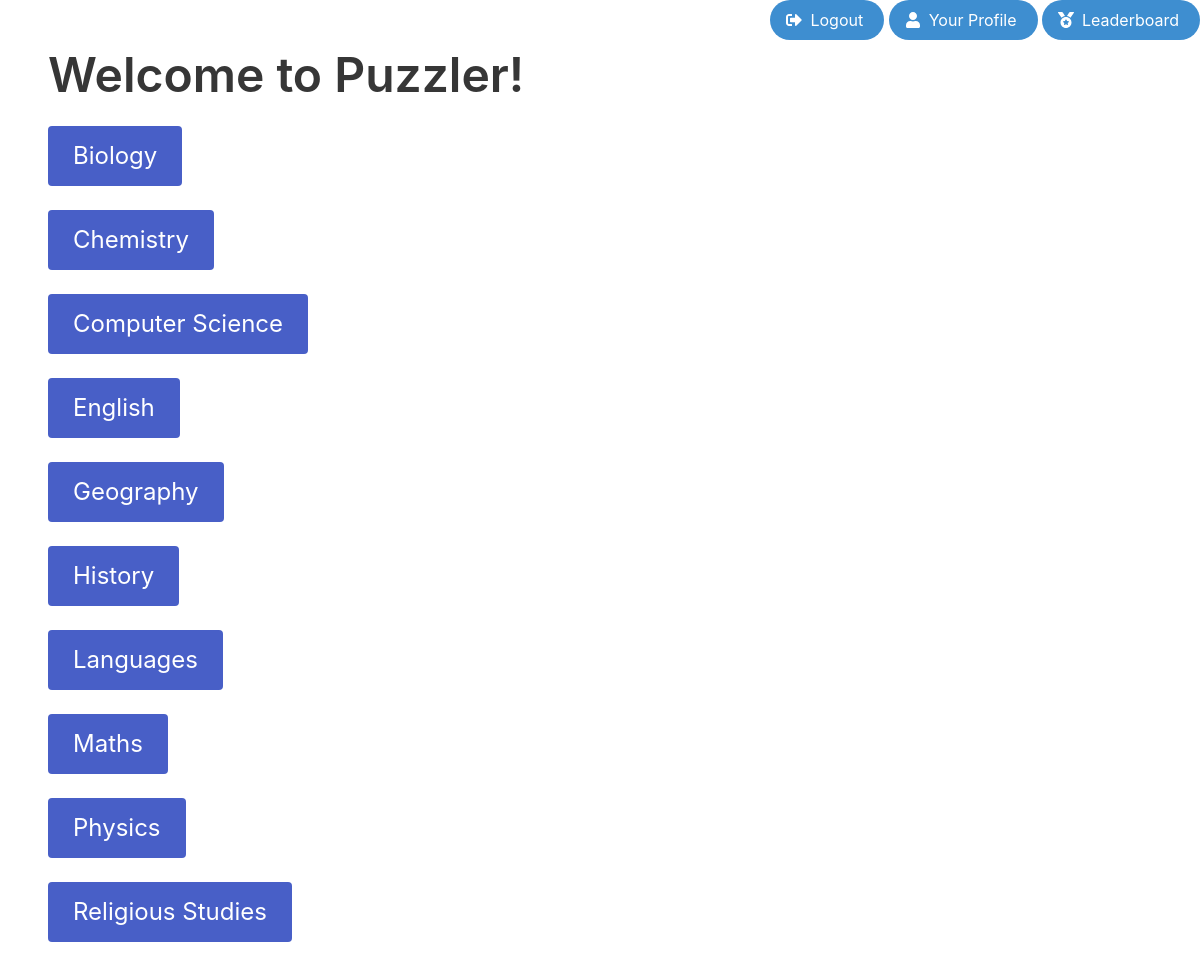
Screenshot of /puzzler/ (signed in) with the database file from the repository.
### puzzler/models.py (models this page shows)
class Subject(models.Model):
    subject_text = models.CharField(max_length=17, primary_key=True, unique=True)
    def __str__(self):
        return self.subject_text

### puzzler/views.py (the view)
# urls.py: path('', views.subjects_view, name='subjects'),
@login_required(login_url='/puzzler/login')
def subjects_view(request):
    subject_list = Subject.objects.order_by('subject_text')
    return render (request, 'puzzler/subjects.html', {'subject_list' : subject_list})

### puzzler/templates/puzzler/subjects.html (shortened to what this page needs)
<!DOCTYPE html>
<html lang="en">
<head>
    <link rel="stylesheet" href="https://cdn.jsdelivr.net/npm/bulma@0.9.3/css/bulma.min.css">
</head>
<body>
    <span style="float:right">
        <a href = "{% url 'logout' %}">
            <button class="button is-info is-rounded">
                <span class="icon-text">
                    <span class="icon">
                        <i class="fas fa-sign-out-alt">
                        </i>
                    </span>
                    <span>
                        Logout
                    </span>
                </span>
            </button>
        </a>
        <a href="{% url 'user_page' request.user.id %}">
            <button class="button is-info is-rounded">
                <span class="icon-text">
                    <span class="icon">
                        <i class="fas fa-user">
                        </i>
                    </span>
                    <span>
                        Your Profile
                    </span>
                </span>
            </button>
        </a>
        <a href="{% url 'leaderboard' %}">
            <button class="button is-info is-rounded">
                <span class="icon-text">
                    <span class="icon">
                        <i class="fas fa-medal">
                        </i>
                    </span>
                    <span>
                        Leaderboard
                    </span>
                </span>
            </button>
        </a>
    </span>
    <section class="section">
        <h1 class="title is-1">Welcome to Puzzler!</h1>
        <div class="columns">
            <div class="column">
                <ul>
                {% for subject in subject_list %}
                    <li class="subtitle is-3"><a href="subject/{{subject}}"> <button class="button is-link is-large">{{subject}}</button> </a> </li>
                {% endfor %}
                </ul>
            </div>
        </div>
    </section>
</body>
</html>

### rows the page displays
Subject: subject_text "Biology"
Subject: subject_text "Chemistry"
Subject: subject_text "Computer Science"
Subject: subject_text "English"
Subject: subject_text "Geography"
Subject: subject_text "History"
Subject: subject_text "Languages"
Subject: subject_text "Maths"
Subject: subject_text "Physics"
Subject: subject_text "Religious Studies"
